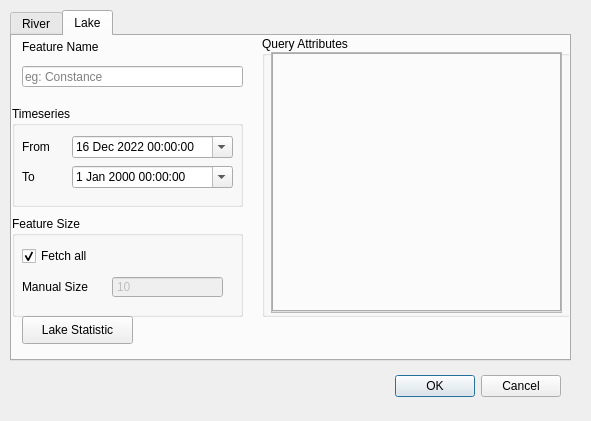
<?xml version="1.0" encoding="UTF-8"?>
<ui version="4.0">
 <class>QSWOTDialogBase</class>
 <widget class="QDialog" name="QSWOTDialogBase">
  <property name="geometry">
   <rect>
    <x>0</x>
    <y>0</y>
    <width>591</width>
    <height>421</height>
   </rect>
  </property>
  <property name="windowTitle">
   <string>QSWOT</string>
  </property>
  <widget class="QDialogButtonBox" name="button_box">
   <property name="geometry">
    <rect>
     <x>220</x>
     <y>370</y>
     <width>341</width>
     <height>32</height>
    </rect>
   </property>
   <property name="orientation">
    <enum>Qt::Horizontal</enum>
   </property>
   <property name="standardButtons">
    <set>QDialogButtonBox::Cancel|QDialogButtonBox::Ok</set>
   </property>
  </widget>
  <widget class="QTabWidget" name="main_tabs">
   <property name="geometry">
    <rect>
     <x>10</x>
     <y>10</y>
     <width>561</width>
     <height>351</height>
    </rect>
   </property>
   <property name="currentIndex">
    <number>1</number>
   </property>
   <widget class="QWidget" name="river_tab">
    <attribute name="title">
     <string>River</string>
    </attribute>
    <widget class="QGroupBox" name="groupBox">
     <property name="geometry">
      <rect>
       <x>0</x>
       <y>70</y>
       <width>231</width>
       <height>101</height>
      </rect>
     </property>
     <property name="title">
      <string>Timeseries</string>
     </property>
     <widget class="QDateTimeEdit" name="river_ts_start">
      <property name="geometry">
       <rect>
        <x>60</x>
        <y>30</y>
        <width>161</width>
        <height>22</height>
       </rect>
      </property>
      <property name="wrapping">
       <bool>false</bool>
      </property>
      <property name="maximumDate">
       <date>
        <year>2035</year>
        <month>12</month>
        <day>31</day>
       </date>
      </property>
      <property name="minimumDate">
       <date>
        <year>2022</year>
        <month>12</month>
        <day>16</day>
       </date>
      </property>
      <property name="calendarPopup">
       <bool>true</bool>
      </property>
     </widget>
     <widget class="QLabel" name="label_7">
      <property name="geometry">
       <rect>
        <x>10</x>
        <y>30</y>
        <width>55</width>
        <height>21</height>
       </rect>
      </property>
      <property name="text">
       <string>From</string>
      </property>
     </widget>
     <widget class="QLabel" name="label_8">
      <property name="geometry">
       <rect>
        <x>10</x>
        <y>60</y>
        <width>55</width>
        <height>21</height>
       </rect>
      </property>
      <property name="text">
       <string>To</string>
      </property>
     </widget>
     <widget class="QDateTimeEdit" name="river_ts_end">
      <property name="geometry">
       <rect>
        <x>60</x>
        <y>60</y>
        <width>161</width>
        <height>22</height>
       </rect>
      </property>
      <property name="calendarPopup">
       <bool>true</bool>
      </property>
     </widget>
    </widget>
    <widget class="QGroupBox" name="groupBox_2">
     <property name="geometry">
      <rect>
       <x>0</x>
       <y>180</y>
       <width>231</width>
       <height>101</height>
      </rect>
     </property>
     <property name="title">
      <string>Feature Size</string>
     </property>
     <widget class="QCheckBox" name="river_fetch_all">
      <property name="geometry">
       <rect>
        <x>10</x>
        <y>30</y>
        <width>81</width>
        <height>20</height>
       </rect>
      </property>
      <property name="text">
       <string>Fetch all</string>
      </property>
      <property name="checked">
       <bool>true</bool>
      </property>
     </widget>
     <widget class="QLabel" name="label_9">
      <property name="geometry">
       <rect>
        <x>10</x>
        <y>60</y>
        <width>81</width>
        <height>21</height>
       </rect>
      </property>
      <property name="text">
       <string>Manual Size</string>
      </property>
     </widget>
     <widget class="QSpinBox" name="river_fetch_manual">
      <property name="enabled">
       <bool>false</bool>
      </property>
      <property name="geometry">
       <rect>
        <x>100</x>
        <y>60</y>
        <width>111</width>
        <height>22</height>
       </rect>
      </property>
      <property name="buttonSymbols">
       <enum>QAbstractSpinBox::NoButtons</enum>
      </property>
      <property name="maximum">
       <number>9999999</number>
      </property>
      <property name="value">
       <number>10</number>
      </property>
     </widget>
    </widget>
    <widget class="QLineEdit" name="river_name">
     <property name="geometry">
      <rect>
       <x>10</x>
       <y>30</y>
       <width>221</width>
       <height>21</height>
      </rect>
     </property>
     <property name="text">
      <string/>
     </property>
     <property name="frame">
      <bool>true</bool>
     </property>
     <property name="placeholderText">
      <string>eg: Rhine</string>
     </property>
    </widget>
    <widget class="QLabel" name="label">
     <property name="geometry">
      <rect>
       <x>10</x>
       <y>0</y>
       <width>91</width>
       <height>21</height>
      </rect>
     </property>
     <property name="toolTip">
      <string>River/Lake name</string>
     </property>
     <property name="text">
      <string>Feature Name</string>
     </property>
    </widget>
    <widget class="QGroupBox" name="river_query_fields_group">
     <property name="geometry">
      <rect>
       <x>250</x>
       <y>0</y>
       <width>311</width>
       <height>281</height>
      </rect>
     </property>
     <property name="title">
      <string>Query Attributes</string>
     </property>
     <widget class="QScrollArea" name="river_query_fields_scroll">
      <property name="geometry">
       <rect>
        <x>9</x>
        <y>16</y>
        <width>291</width>
        <height>261</height>
       </rect>
      </property>
      <property name="widgetResizable">
       <bool>true</bool>
      </property>
      <widget class="QWidget" name="river_query_fields_scroll_content">
       <property name="geometry">
        <rect>
         <x>0</x>
         <y>0</y>
         <width>289</width>
         <height>259</height>
        </rect>
       </property>
       <widget class="QTabWidget" name="river_query_fields_tabs">
        <property name="geometry">
         <rect>
          <x>0</x>
          <y>0</y>
          <width>291</width>
          <height>261</height>
         </rect>
        </property>
        <property name="currentIndex">
         <number>-1</number>
        </property>
       </widget>
      </widget>
     </widget>
    </widget>
    <widget class="QPushButton" name="river_statistics_btn">
     <property name="geometry">
      <rect>
       <x>10</x>
       <y>280</y>
       <width>111</width>
       <height>28</height>
      </rect>
     </property>
     <property name="text">
      <string>River Statistic</string>
     </property>
    </widget>
   </widget>
   <widget class="QWidget" name="lake_tab">
    <attribute name="title">
     <string>Lake</string>
    </attribute>
    <widget class="QLabel" name="label_2">
     <property name="geometry">
      <rect>
       <x>10</x>
       <y>0</y>
       <width>91</width>
       <height>21</height>
      </rect>
     </property>
     <property name="toolTip">
      <string>River/Lake name</string>
     </property>
     <property name="text">
      <string>Feature Name</string>
     </property>
    </widget>
    <widget class="QGroupBox" name="groupBox_3">
     <property name="geometry">
      <rect>
       <x>0</x>
       <y>180</y>
       <width>231</width>
       <height>101</height>
      </rect>
     </property>
     <property name="title">
      <string>Feature Size</string>
     </property>
     <widget class="QCheckBox" name="lake_fetch_all">
      <property name="geometry">
       <rect>
        <x>10</x>
        <y>30</y>
        <width>81</width>
        <height>20</height>
       </rect>
      </property>
      <property name="text">
       <string>Fetch all</string>
      </property>
      <property name="checked">
       <bool>true</bool>
      </property>
     </widget>
     <widget class="QLabel" name="label_10">
      <property name="geometry">
       <rect>
        <x>10</x>
        <y>60</y>
        <width>81</width>
        <height>21</height>
       </rect>
      </property>
      <property name="text">
       <string>Manual Size</string>
      </property>
     </widget>
     <widget class="QSpinBox" name="lake_fetch_manual">
      <property name="enabled">
       <bool>false</bool>
      </property>
      <property name="geometry">
       <rect>
        <x>100</x>
        <y>60</y>
        <width>111</width>
        <height>22</height>
       </rect>
      </property>
      <property name="buttonSymbols">
       <enum>QAbstractSpinBox::NoButtons</enum>
      </property>
      <property name="maximum">
       <number>9999999</number>
      </property>
      <property name="value">
       <number>10</number>
      </property>
     </widget>
    </widget>
    <widget class="QGroupBox" name="lake_query_fields_group">
     <property name="geometry">
      <rect>
       <x>250</x>
       <y>0</y>
       <width>311</width>
       <height>281</height>
      </rect>
     </property>
     <property name="title">
      <string>Query Attributes</string>
     </property>
     <widget class="QScrollArea" name="lake_query_fields_scroll">
      <property name="geometry">
       <rect>
        <x>9</x>
        <y>16</y>
        <width>291</width>
        <height>261</height>
       </rect>
      </property>
      <property name="widgetResizable">
       <bool>true</bool>
      </property>
      <widget class="QTabWidget" name="lake_query_fields_tabs">
       <property name="geometry">
        <rect>
         <x>0</x>
         <y>0</y>
         <width>289</width>
         <height>259</height>
        </rect>
       </property>
       <property name="currentIndex">
        <number>-1</number>
       </property>
      </widget>
     </widget>
    </widget>
    <widget class="QGroupBox" name="groupBox_4">
     <property name="geometry">
      <rect>
       <x>0</x>
       <y>70</y>
       <width>231</width>
       <height>101</height>
      </rect>
     </property>
     <property name="title">
      <string>Timeseries</string>
     </property>
     <widget class="QDateTimeEdit" name="lake_ts_start">
      <property name="geometry">
       <rect>
        <x>60</x>
        <y>30</y>
        <width>161</width>
        <height>22</height>
       </rect>
      </property>
      <property name="wrapping">
       <bool>false</bool>
      </property>
      <property name="maximumDate">
       <date>
        <year>2035</year>
        <month>12</month>
        <day>31</day>
       </date>
      </property>
      <property name="minimumDate">
       <date>
        <year>2022</year>
        <month>12</month>
        <day>16</day>
       </date>
      </property>
      <property name="calendarPopup">
       <bool>true</bool>
      </property>
     </widget>
     <widget class="QLabel" name="label_11">
      <property name="geometry">
       <rect>
        <x>10</x>
        <y>30</y>
        <width>55</width>
        <height>21</height>
       </rect>
      </property>
      <property name="text">
       <string>From</string>
      </property>
     </widget>
     <widget class="QLabel" name="label_12">
      <property name="geometry">
       <rect>
        <x>10</x>
        <y>60</y>
        <width>55</width>
        <height>21</height>
       </rect>
      </property>
      <property name="text">
       <string>To</string>
      </property>
     </widget>
     <widget class="QDateTimeEdit" name="lake_ts_end">
      <property name="geometry">
       <rect>
        <x>60</x>
        <y>60</y>
        <width>161</width>
        <height>22</height>
       </rect>
      </property>
      <property name="calendarPopup">
       <bool>true</bool>
      </property>
     </widget>
    </widget>
    <widget class="QLineEdit" name="lake_name">
     <property name="geometry">
      <rect>
       <x>10</x>
       <y>30</y>
       <width>221</width>
       <height>21</height>
      </rect>
     </property>
     <property name="text">
      <string/>
     </property>
     <property name="frame">
      <bool>true</bool>
     </property>
     <property name="placeholderText">
      <string>eg: Constance</string>
     </property>
    </widget>
    <widget class="QPushButton" name="river_lake_btn">
     <property name="geometry">
      <rect>
       <x>10</x>
       <y>280</y>
       <width>111</width>
       <height>28</height>
      </rect>
     </property>
     <property name="text">
      <string>Lake Statistic</string>
     </property>
    </widget>
   </widget>
  </widget>
 </widget>
 <resources/>
 <connections>
  <connection>
   <sender>button_box</sender>
   <signal>accepted()</signal>
   <receiver>QSWOTDialogBase</receiver>
   <slot>accept()</slot>
   <hints>
    <hint type="sourcelabel">
     <x>20</x>
     <y>20</y>
    </hint>
    <hint type="destinationlabel">
     <x>20</x>
     <y>20</y>
    </hint>
   </hints>
  </connection>
  <connection>
   <sender>button_box</sender>
   <signal>rejected()</signal>
   <receiver>QSWOTDialogBase</receiver>
   <slot>reject()</slot>
   <hints>
    <hint type="sourcelabel">
     <x>20</x>
     <y>20</y>
    </hint>
    <hint type="destinationlabel">
     <x>20</x>
     <y>20</y>
    </hint>
   </hints>
  </connection>
 </connections>
</ui>
